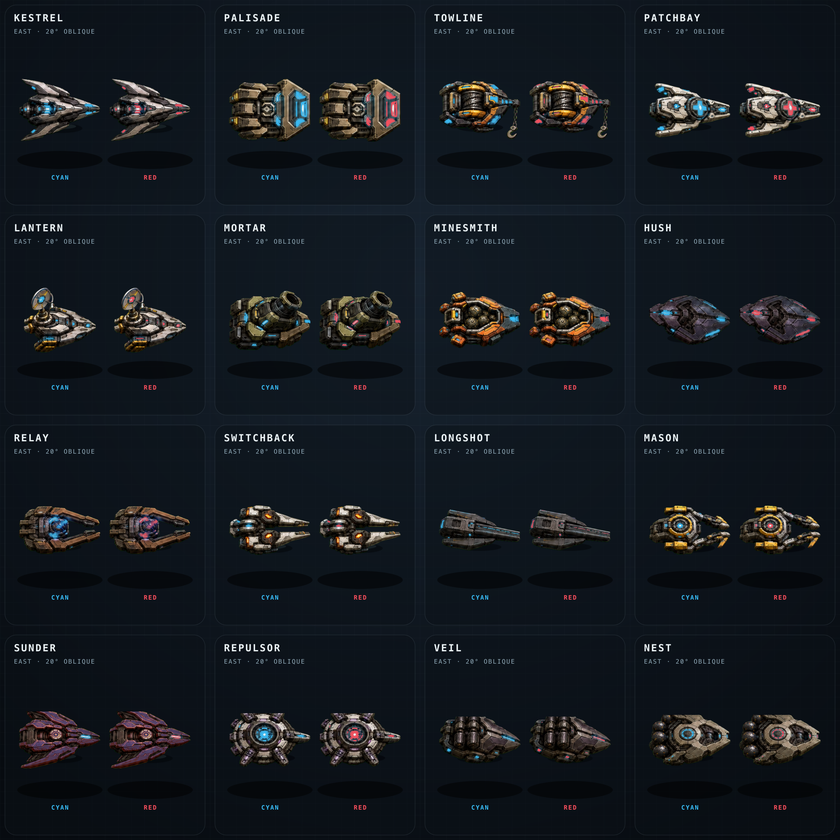
#> input picture arc-relay-class-contact-sheet.png, 840 x 840 px, shrunk from 2048 x 2048 before the run
$ python build-wall-shadow.py ../arc-relay-class-contact-sheet.png out.png
#> lines starting #> are read from the running program, lines starting #| are printed output that depends on the picture; after the words box and inside, x2 and y2 are one past the last pixel; in counts of white or black regions, pixels touching at a corner belong together
#!/usr/bin/env python3
"""Bake a reusable transparent shadow donor from a wall-trim PNG."""

from __future__ import annotations

import argparse
from pathlib import Path

from PIL import Image, ImageFilter


def parse_args() -> argparse.Namespace:
    parser = argparse.ArgumentParser()
    parser.add_argument("source", type=Path)
    parser.add_argument("output", type=Path)
    parser.add_argument("--blur", type=float, default=8)
    parser.add_argument("--offset-x", type=int, default=3)
    parser.add_argument("--offset-y", type=int, default=6)
    parser.add_argument("--opacity", type=float, default=0.48)
    return parser.parse_args()


def main() -> None:
    args = parse_args()
    source = Image.open(args.source).convert("RGBA")
#> source is the input picture: PIL image 840x840 RGBA; mean R, G, B, A 21.6, 26.6, 32.2, 255
    alpha = source.getchannel("A")
#> alpha: PIL image 840x840 L; every value is 255
    shifted = Image.new("L", source.size)
#> shifted: PIL image 840x840 L; every value is 0
    shifted.paste(alpha, (args.offset_x, args.offset_y))
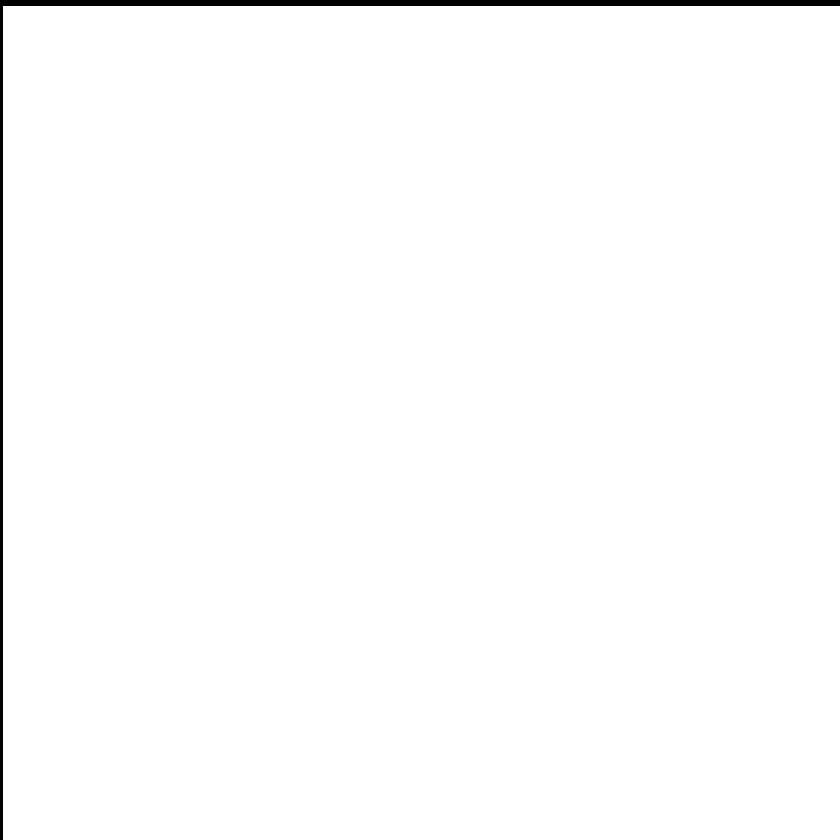
#> shifted: PIL image 840x840 L; 98.9% white; 1 black region, box (x1, y1, x2, y2) and area: (0, 0, 840, 840) 7542
    blurred = shifted.filter(ImageFilter.GaussianBlur(args.blur))
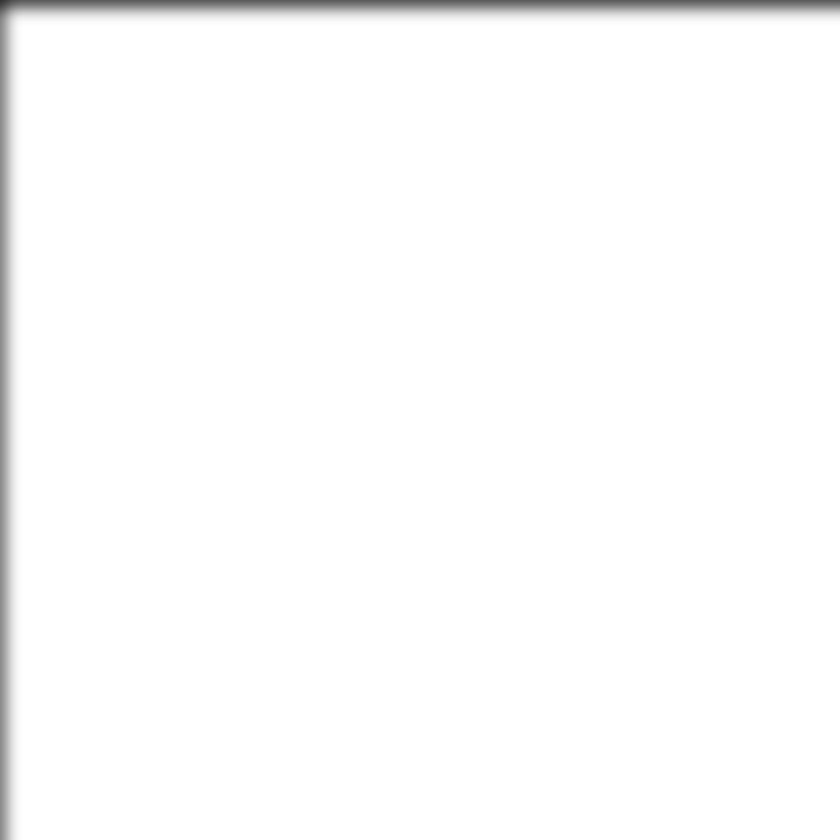
#> blurred: PIL image 840x840 L; min 51, max 255, mean 251.7
    blurred = blurred.point(
        lambda value: round(value * max(0.0, min(args.opacity, 1.0))),
    )
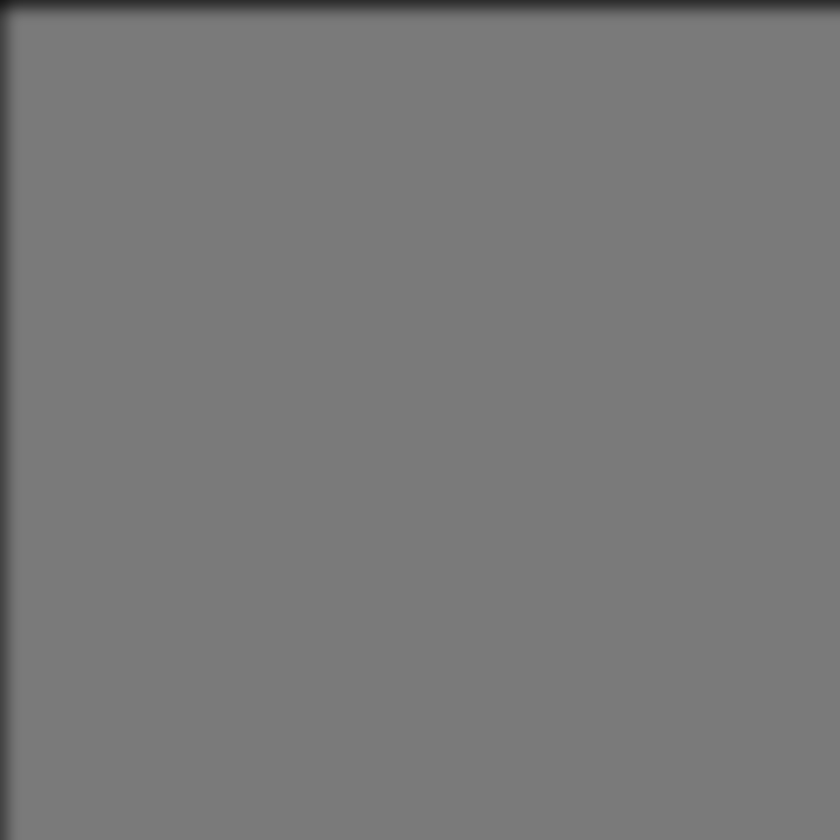
#> blurred: PIL image 840x840 L; min 24, max 122, mean 120.5
    shadow = Image.new("RGBA", source.size, (7, 10, 13, 0))
    shadow.putalpha(blurred)
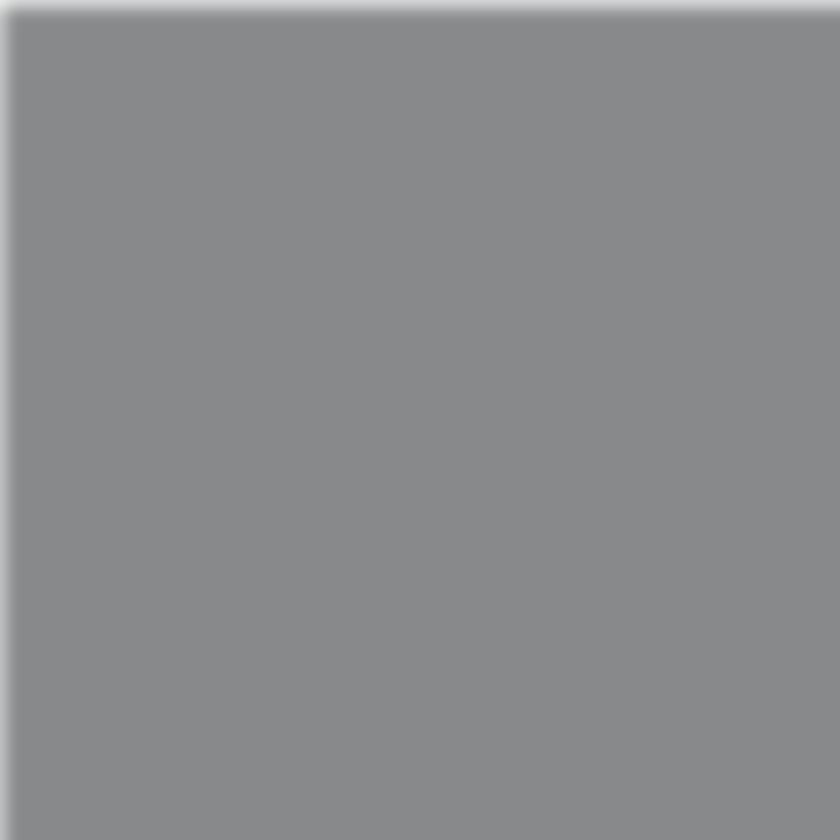
#> shadow: PIL image 840x840 RGBA; mean R, G, B, A 7, 10, 13, 120.5; transparent parts drawn white
    args.output.parent.mkdir(parents=True, exist_ok=True)
    shadow.save(args.output, optimize=True)


if __name__ == "__main__":
    main()
